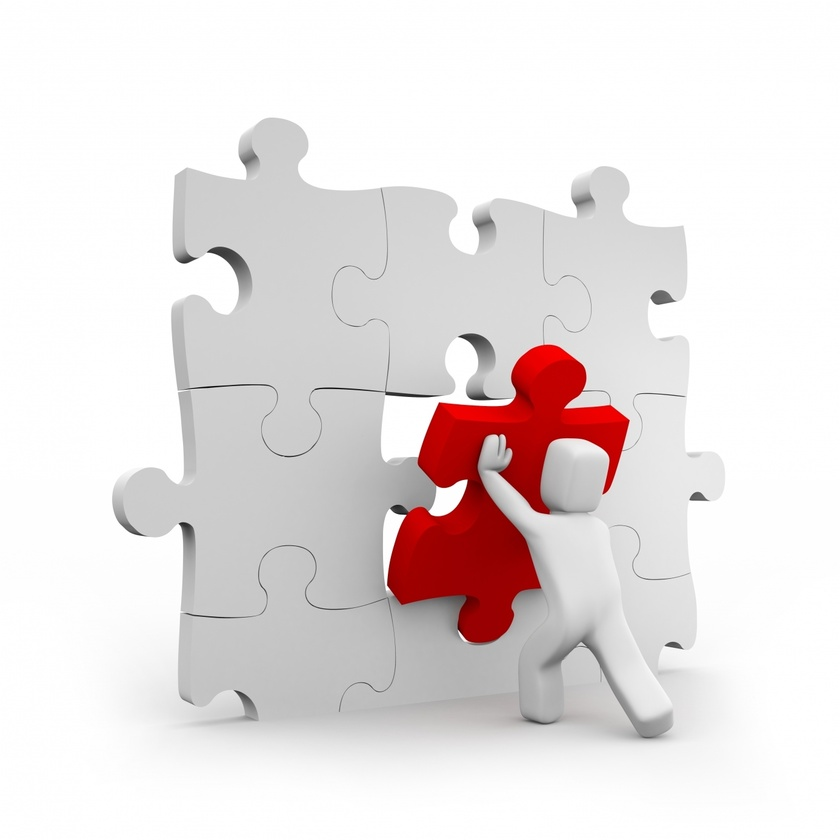
#> input picture consulting.jpg, 840 x 840 px, shrunk from 1386 x 1386 before the run
$ jupyter execute Untitled18.ipynb   (older library calls are emulated)
#> lines starting #> are read from the running program, lines starting #| are printed output that depends on the picture; after the words box and inside, x2 and y2 are one past the last pixel; in counts of white or black regions, pixels touching at a corner belong together
[cell 1]
import scipy.misc as ms

ms.imread("consulting.jpg", flatten=True, mode='L')

[cell 2]
from PIL import Image
img = Image.open('consulting.jpg').convert('LA')
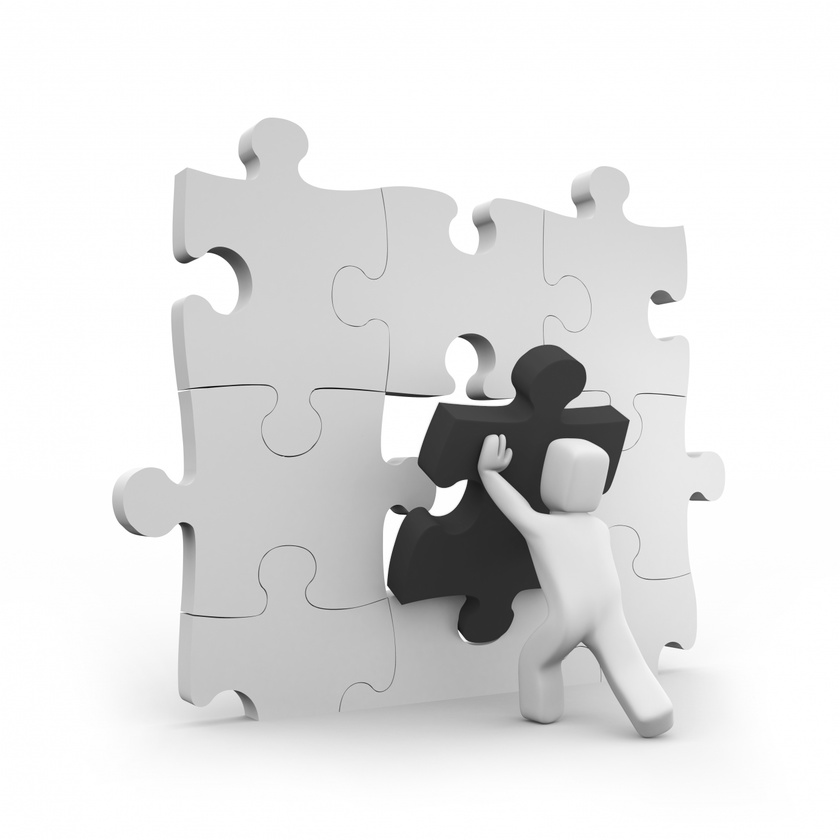
#> img: PIL image 840x840 LA; mean R, G, B, A 226.9, 226.9, 226.9, 255
img.save('greyscale.png')
ms.imread('greyscale.png',flatten=True, mode='L')

[cell 3]
from PIL import Image
image_file = Image.open("consulting.jpg") # open colour image
#> image_file is the input picture: PIL image 840x840 RGB; mean R, G, B 232, 224.7, 224.7
image_file = image_file.convert('1') # convert image to black and white
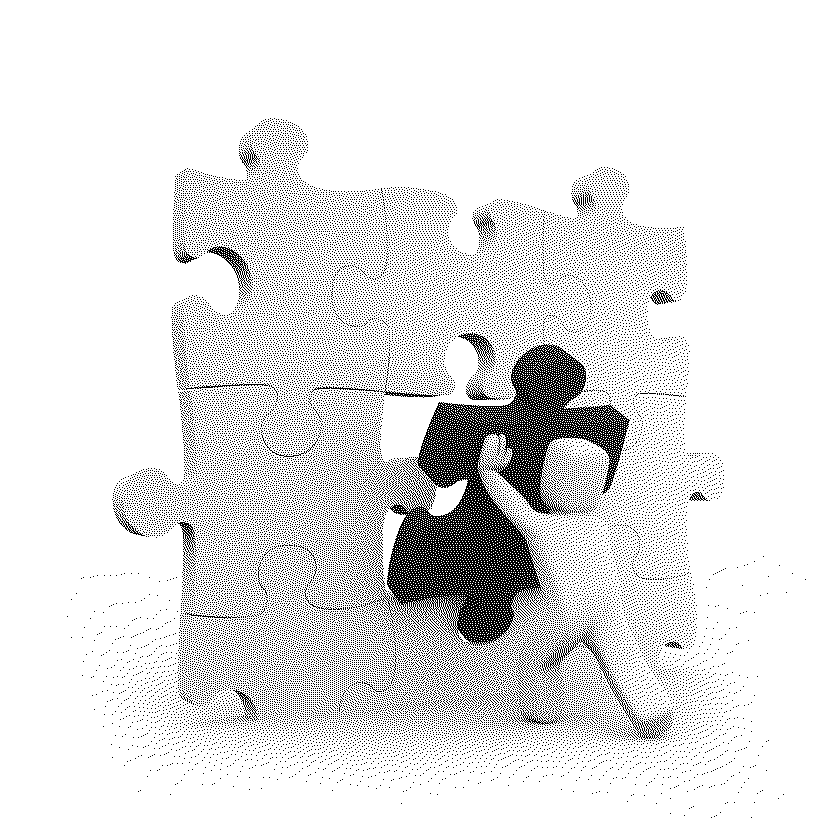
#> image_file: PIL image 840x840 1; 89.1% white; black in thin lines or dots, all inside (x1, y1, x2, y2) = (67, 118, 806, 818)
image_file.save('result.png')
ms.imread('result.png',flatten=True, mode='L')
